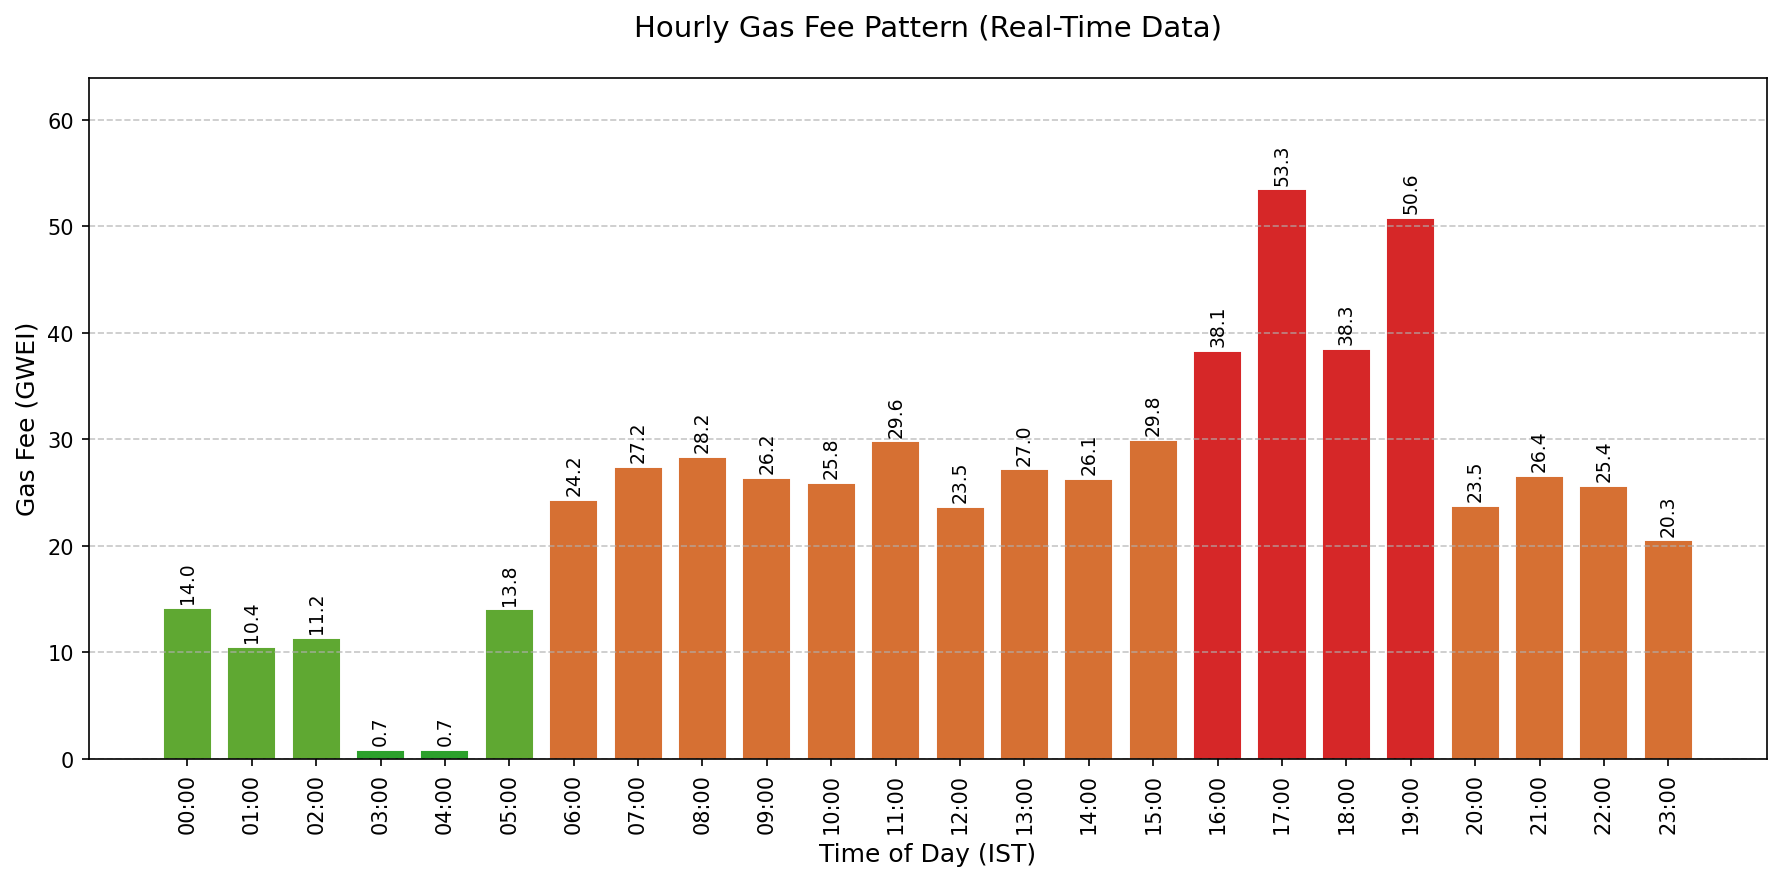

Write the Python code that produced this figure.
import matplotlib.pyplot as plt
import numpy as np
import os
import pandas as pd

def create_hourly_gas_fee_pattern():
    # Hours of the day (0-23)
    hours = list(range(24))
    hour_labels = [f"{h:02d}:00" for h in hours]
    
    # Create data with a pattern - lower values in early mornings, higher in evenings
    # This should match the pattern in our heatmap
    data = np.zeros(24)
    for j in range(24):
        # Base value
        base = 25
        
        # Early morning discount (midnight to 6am)
        if j < 6:
            base *= 0.5
            
        # Evening peak (4pm to 8pm)
        if 16 <= j < 20:
            base *= 1.8
            
        # Add some randomness
        data[j] = base * (0.8 + 0.4 * np.random.random())
    
    # Make sure some values are below 1 GWEI
    data[3:5] = 0.7  # Early morning hours
    
    # Create a DataFrame for better handling
    df = pd.DataFrame({
        'hour': hour_labels,
        'gas_fee': data
    })
    
    # Set up the matplotlib figure
    plt.figure(figsize=(12, 6))
    
    # Create the bar chart
    bars = plt.bar(df['hour'], df['gas_fee'], width=0.7)
    
    # Color the bars based on gas fee values (green for low, red for high)
    for i, bar in enumerate(bars):
        if data[i] < 10:
            bar.set_color('#2ca02c')  # Green
        elif data[i] < 20:
            bar.set_color('#5fa832')  # Light green
        elif data[i] < 30:
            bar.set_color('#d67033')  # Orange
        else:
            bar.set_color('#d62728')  # Red
    
    # Add gas fee values on top of each bar
    for i, v in enumerate(data):
        plt.text(i, v + 1, f"{v:.1f}", ha='center', fontsize=9, rotation=90)
    
    # Set title and labels
    plt.title('Hourly Gas Fee Pattern (Real-Time Data)', fontsize=14, pad=20)
    plt.xlabel('Time of Day (IST)', fontsize=12)
    plt.ylabel('Gas Fee (GWEI)', fontsize=12)
    
    # Set y-axis limits
    plt.ylim(0, max(data) * 1.2)
    
    # Rotate x-axis labels for better readability
    plt.xticks(rotation=90)
    
    # Add grid lines
    plt.grid(axis='y', linestyle='--', alpha=0.7)
    
    # Adjust layout
    plt.tight_layout()
    
    # Save the figure
    script_dir = os.path.dirname(os.path.abspath(__file__))
    output_path = os.path.join(script_dir, 'hourly_gas_fee_pattern.png')
    plt.savefig(output_path, dpi=150, bbox_inches='tight')
    print(f"Hourly gas fee pattern saved to {output_path}")
    
    # Close the figure
    plt.close()

if __name__ == "__main__":
    create_hourly_gas_fee_pattern()
